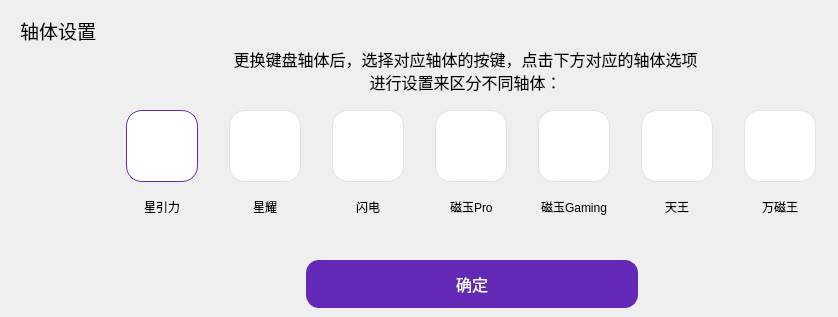
           <widget class="QWidget" name="page3">
            <property name="styleSheet">
             <string notr="true">#page3{background-color: #F6F6F6;border-radius:32px;}</string>
            </property>
            <widget class="QLabel" name="labelTitle1">
             <property name="geometry">
              <rect>
               <x>20</x>
               <y>20</y>
               <width>131</width>
               <height>21</height>
              </rect>
             </property>
             <property name="font">
              <font>
               <family>MiSans</family>
               <pointsize>14</pointsize>
              </font>
             </property>
             <property name="text">
              <string>轴体设置</string>
             </property>
            </widget>
            <widget class="QLabel" name="label_16">
             <property name="geometry">
              <rect>
               <x>230</x>
               <y>50</y>
               <width>471</width>
               <height>41</height>
              </rect>
             </property>
             <property name="font">
              <font>
               <family>MiSans</family>
               <pointsize>12</pointsize>
              </font>
             </property>
             <property name="text">
              <string>更换键盘轴体后，选择对应轴体的按键，点击下方对应的轴体选项进行设置来区分不同轴体：</string>
             </property>
             <property name="alignment">
              <set>Qt::AlignmentFlag::AlignCenter</set>
             </property>
             <property name="wordWrap">
              <bool>true</bool>
             </property>
            </widget>
            <widget class="QPushButton" name="pushButton_12">
             <property name="geometry">
              <rect>
               <x>306</x>
               <y>260</y>
               <width>332</width>
               <height>48</height>
              </rect>
             </property>
             <property name="minimumSize">
              <size>
               <width>0</width>
               <height>0</height>
              </size>
             </property>
             <property name="font">
              <font>
               <family>MiSans</family>
               <pointsize>12</pointsize>
              </font>
             </property>
             <property name="focusPolicy">
              <enum>Qt::FocusPolicy::NoFocus</enum>
             </property>
             <property name="styleSheet">
              <string notr="true">QPushButton{background-color:#6329B6;border:1px solid #6329B6;border-radius:13px;color:white;}</string>
             </property>
             <property name="text">
              <string>确定</string>
             </property>
            </widget>
            <widget class="QWidget" name="layoutWidget">
             <property name="geometry">
              <rect>
               <x>114</x>
               <y>110</y>
               <width>715</width>
               <height>106</height>
              </rect>
             </property>
             <layout class="QHBoxLayout" name="horizontalLayout_11">
              <item>
               <layout class="QVBoxLayout" name="verticalLayout_3">
                <property name="spacing">
                 <number>15</number>
                </property>
                <item alignment="Qt::AlignmentFlag::AlignHCenter">
                 <widget class="QPushButton" name="pushButton">
                  <property name="styleSheet">
                   <string notr="true">QPushButton{min-width:70px;min-height:70px;border:1px solid #E2E2E2;border-radius:16px;background-color:white;}
QPushButton:checked { border-color: #6329B6; }</string>
                  </property>
                  <property name="text">
                   <string/>
                  </property>
                  <property name="icon">
                   <iconset resource="res.qrc">
                    <normaloff>:/images/rt/xingyinli.png</normaloff>:/images/rt/xingyinli.png</iconset>
                  </property>
                  <property name="iconSize">
                   <size>
                    <width>64</width>
                    <height>64</height>
                   </size>
                  </property>
                  <property name="checkable">
                   <bool>true</bool>
                  </property>
                  <property name="checked">
                   <bool>true</bool>
                  </property>
                  <property name="autoExclusive">
                   <bool>true</bool>
                  </property>
                  <property name="flat">
                   <bool>true</bool>
                  </property>
                  <attribute name="buttonGroup">
                   <string notr="true">buttonGroup</string>
                  </attribute>
                 </widget>
                </item>
                <item alignment="Qt::AlignmentFlag::AlignHCenter">
                 <widget class="QLabel" name="label_17">
                  <property name="text">
                   <string>星引力</string>
                  </property>
                 </widget>
                </item>
               </layout>
              </item>
              <item>
               <layout class="QVBoxLayout" name="verticalLayout_4">
                <property name="spacing">
                 <number>15</number>
                </property>
                <item alignment="Qt::AlignmentFlag::AlignHCenter">
                 <widget class="QPushButton" name="pushButton_4">
                  <property name="styleSheet">
                   <string notr="true">QPushButton{min-width:70px;min-height:70px;border:1px solid #E2E2E2;border-radius:16px;background-color:white;}
QPushButton:checked { border-color: #6329B6; }</string>
                  </property>
                  <property name="text">
                   <string/>
                  </property>
                  <property name="icon">
                   <iconset resource="res.qrc">
                    <normaloff>:/images/rt/xingyao.png</normaloff>:/images/rt/xingyao.png</iconset>
                  </property>
                  <property name="iconSize">
                   <size>
                    <width>64</width>
                    <height>64</height>
                   </size>
                  </property>
                  <property name="checkable">
                   <bool>true</bool>
                  </property>
                  <property name="autoExclusive">
                   <bool>true</bool>
                  </property>
                  <property name="flat">
                   <bool>true</bool>
                  </property>
                  <attribute name="buttonGroup">
                   <string notr="true">buttonGroup</string>
                  </attribute>
                 </widget>
                </item>
                <item alignment="Qt::AlignmentFlag::AlignHCenter">
                 <widget class="QLabel" name="label_18">
                  <property name="text">
                   <string>星耀</string>
                  </property>
                 </widget>
                </item>
               </layout>
              </item>
              <item>
               <layout class="QVBoxLayout" name="verticalLayout_5">
                <property name="spacing">
                 <number>15</number>
                </property>
                <item alignment="Qt::AlignmentFlag::AlignHCenter">
                 <widget class="QPushButton" name="pushButton_5">
                  <property name="styleSheet">
                   <string notr="true">QPushButton{min-width:70px;min-height:70px;border:1px solid #E2E2E2;border-radius:16px;background-color:white;}
QPushButton:checked { border-color: #6329B6; }</string>
                  </property>
                  <property name="text">
                   <string/>
                  </property>
                  <property name="icon">
                   <iconset resource="res.qrc">
                    <normaloff>:/images/rt/shandian.png</normaloff>:/images/rt/shandian.png</iconset>
                  </property>
                  <property name="iconSize">
                   <size>
                    <width>64</width>
                    <height>64</height>
                   </size>
                  </property>
                  <property name="checkable">
                   <bool>true</bool>
                  </property>
                  <property name="autoExclusive">
                   <bool>true</bool>
                  </property>
                  <property name="flat">
                   <bool>true</bool>
                  </property>
                  <attribute name="buttonGroup">
                   <string notr="true">buttonGroup</string>
                  </attribute>
                 </widget>
                </item>
                <item alignment="Qt::AlignmentFlag::AlignHCenter">
                 <widget class="QLabel" name="label_19">
                  <property name="text">
                   <string>闪电</string>
                  </property>
                 </widget>
                </item>
               </layout>
              </item>
              <item>
               <layout class="QVBoxLayout" name="verticalLayout_6">
                <property name="spacing">
                 <number>15</number>
                </property>
                <item alignment="Qt::AlignmentFlag::AlignHCenter">
                 <widget class="QPushButton" name="pushButton_6">
                  <property name="styleSheet">
                   <string notr="true">QPushButton{min-width:70px;min-height:70px;border:1px solid #E2E2E2;border-radius:16px;background-color:white;}
QPushButton:checked { border-color: #6329B6; }</string>
                  </property>
                  <property name="text">
                   <string/>
                  </property>
                  <property name="icon">
                   <iconset resource="res.qrc">
                    <normaloff>:/images/rt/ciyu_pro.png</normaloff>:/images/rt/ciyu_pro.png</iconset>
                  </property>
                  <property name="iconSize">
                   <size>
                    <width>64</width>
                    <height>64</height>
                   </size>
                  </property>
                  <property name="checkable">
                   <bool>true</bool>
                  </property>
                  <property name="autoExclusive">
                   <bool>true</bool>
                  </property>
                  <property name="flat">
                   <bool>true</bool>
                  </property>
                  <attribute name="buttonGroup">
                   <string notr="true">buttonGroup</string>
                  </attribute>
                 </widget>
                </item>
                <item alignment="Qt::AlignmentFlag::AlignHCenter">
                 <widget class="QLabel" name="label_20">
                  <property name="text">
                   <string>磁玉Pro</string>
                  </property>
                 </widget>
                </item>
               </layout>
              </item>
              <item>
               <layout class="QVBoxLayout" name="verticalLayout_7">
                <property name="spacing">
                 <number>15</number>
                </property>
                <item alignment="Qt::AlignmentFlag::AlignHCenter">
                 <widget class="QPushButton" name="pushButton_7">
                  <property name="styleSheet">
                   <string notr="true">QPushButton{min-width:70px;min-height:70px;border:1px solid #E2E2E2;border-radius:16px;background-color:white;}
QPushButton:checked { border-color: #6329B6; }</string>
                  </property>
                  <property name="text">
                   <string/>
                  </property>
                  <property name="icon">
                   <iconset resource="res.qrc">
                    <normaloff>:/images/rt/ciyu_gaming.png</normaloff>:/images/rt/ciyu_gaming.png</iconset>
                  </property>
                  <property name="iconSize">
                   <size>
                    <width>64</width>
                    <height>64</height>
                   </size>
                  </property>
                  <property name="checkable">
                   <bool>true</bool>
                  </property>
                  <property name="autoExclusive">
                   <bool>true</bool>
                  </property>
                  <property name="flat">
                   <bool>true</bool>
                  </property>
                  <attribute name="buttonGroup">
                   <string notr="true">buttonGroup</string>
                  </attribute>
                 </widget>
                </item>
                <item alignment="Qt::AlignmentFlag::AlignHCenter">
                 <widget class="QLabel" name="label_21">
                  <property name="text">
                   <string>磁玉Gaming</string>
                  </property>
                 </widget>
                </item>
               </layout>
              </item>
              <item>
               <layout class="QVBoxLayout" name="verticalLayout_8">
                <property name="spacing">
                 <number>15</number>
                </property>
                <item alignment="Qt::AlignmentFlag::AlignHCenter">
                 <widget class="QPushButton" name="pushButton_10">
                  <property name="styleSheet">
                   <string notr="true">QPushButton{min-width:70px;min-height:70px;border:1px solid #E2E2E2;border-radius:16px;background-color:white;}
QPushButton:checked { border-color: #6329B6; }</string>
                  </property>
                  <property name="text">
                   <string/>
                  </property>
                  <property name="icon">
                   <iconset resource="res.qrc">
                    <normaloff>:/images/rt/tianwang.png</normaloff>:/images/rt/tianwang.png</iconset>
                  </property>
                  <property name="iconSize">
                   <size>
                    <width>64</width>
                    <height>64</height>
                   </size>
                  </property>
                  <property name="checkable">
                   <bool>true</bool>
                  </property>
                  <property name="autoExclusive">
                   <bool>true</bool>
                  </property>
                  <property name="flat">
                   <bool>true</bool>
                  </property>
                  <attribute name="buttonGroup">
                   <string notr="true">buttonGroup</string>
                  </attribute>
                 </widget>
                </item>
                <item alignment="Qt::AlignmentFlag::AlignHCenter">
                 <widget class="QLabel" name="label_22">
                  <property name="text">
                   <string>天王</string>
                  </property>
                 </widget>
                </item>
               </layout>
              </item>
              <item>
               <layout class="QVBoxLayout" name="verticalLayout_9">
                <property name="spacing">
                 <number>15</number>
                </property>
                <item alignment="Qt::AlignmentFlag::AlignHCenter">
                 <widget class="QPushButton" name="pushButton_11">
                  <property name="styleSheet">
                   <string notr="true">QPushButton{min-width:70px;min-height:70px;border:1px solid #E2E2E2;border-radius:16px;background-color:white;}
QPushButton:checked { border-color: #6329B6; }</string>
                  </property>
                  <property name="text">
                   <string/>
                  </property>
                  <property name="icon">
                   <iconset resource="res.qrc">
                    <normaloff>:/images/rt/wanciwang.png</normaloff>:/images/rt/wanciwang.png</iconset>
                  </property>
                  <property name="iconSize">
                   <size>
                    <width>64</width>
                    <height>64</height>
                   </size>
                  </property>
                  <property name="checkable">
                   <bool>true</bool>
                  </property>
                  <property name="autoExclusive">
                   <bool>true</bool>
                  </property>
                  <property name="flat">
                   <bool>true</bool>
                  </property>
                  <attribute name="buttonGroup">
                   <string notr="true">buttonGroup</string>
                  </attribute>
                 </widget>
                </item>
                <item alignment="Qt::AlignmentFlag::AlignHCenter">
                 <widget class="QLabel" name="label_23">
                  <property name="text">
                   <string>万磁王</string>
                  </property>
                 </widget>
                </item>
               </layout>
              </item>
             </layout>
            </widget>
           </widget>
